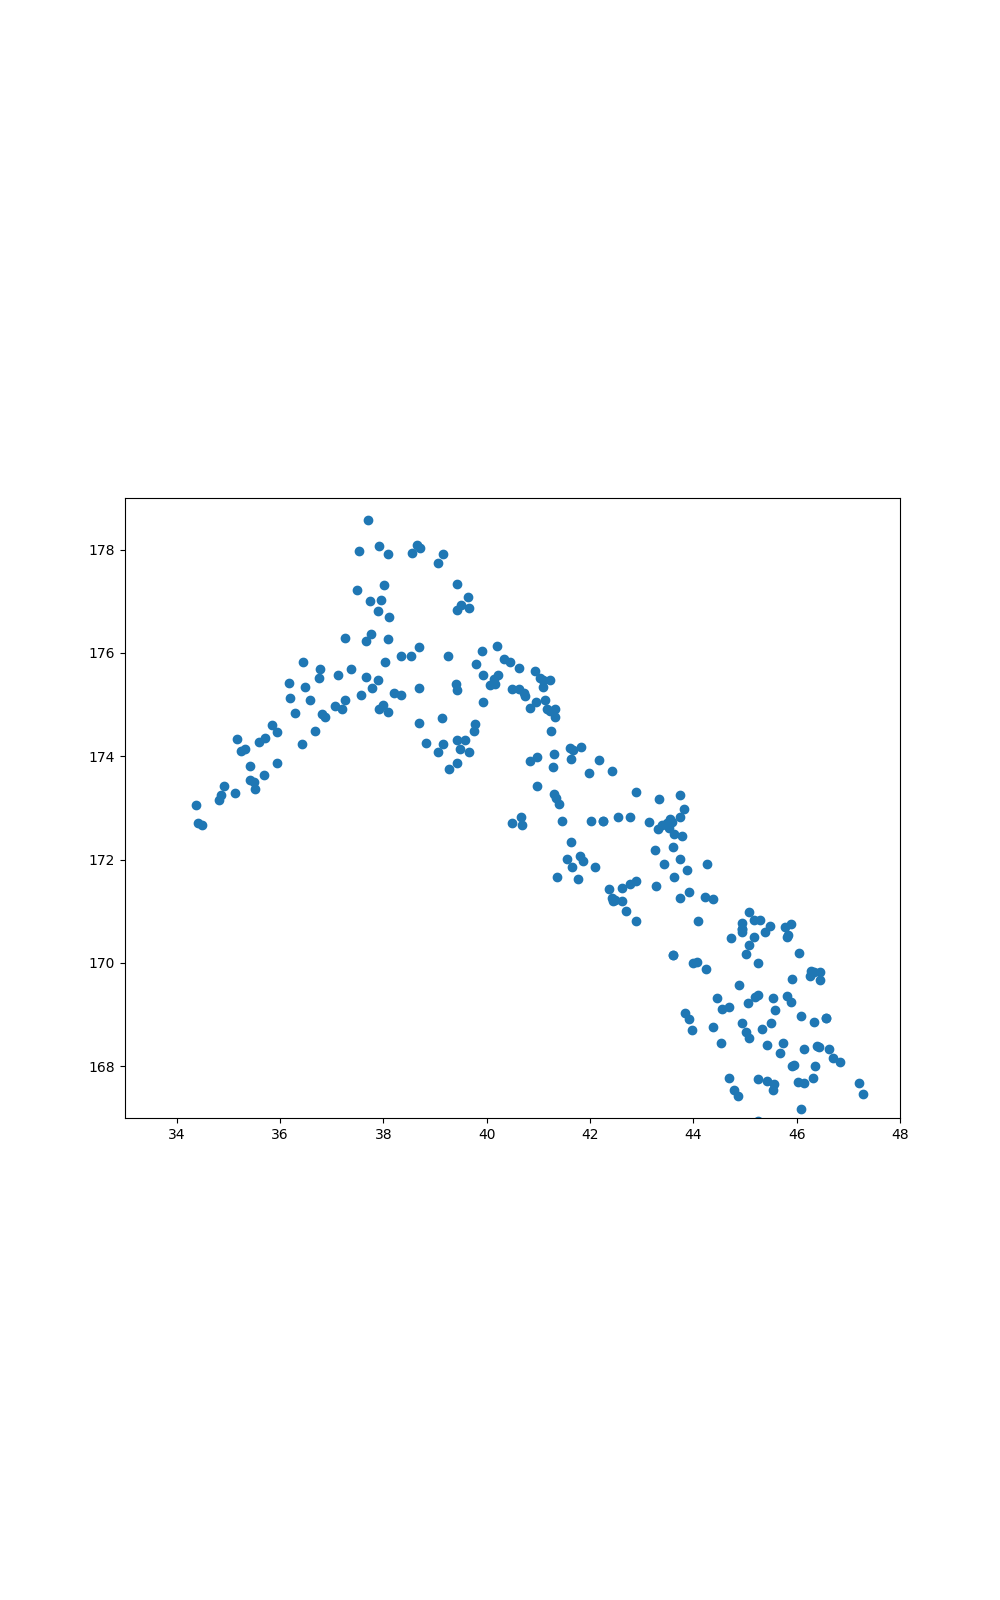

The script that saved this image:
import json
import matplotlib.pyplot as plt
with open('data/locations.json', 'r') as file:
    data= json.load(file)

x_data = [item["latitude"] for item in data]
y_data = [item["longitude"] for item in data]
plt.figure(figsize=(10,16))
#NOTE  for filtering later these
plt.xlim(33,48)
plt.ylim(167,179)
axes = plt.gca()
axes.set_aspect('equal', adjustable='box')
axes.scatter(x_data,y_data)
plt.savefig('test.png')
# print(data)
